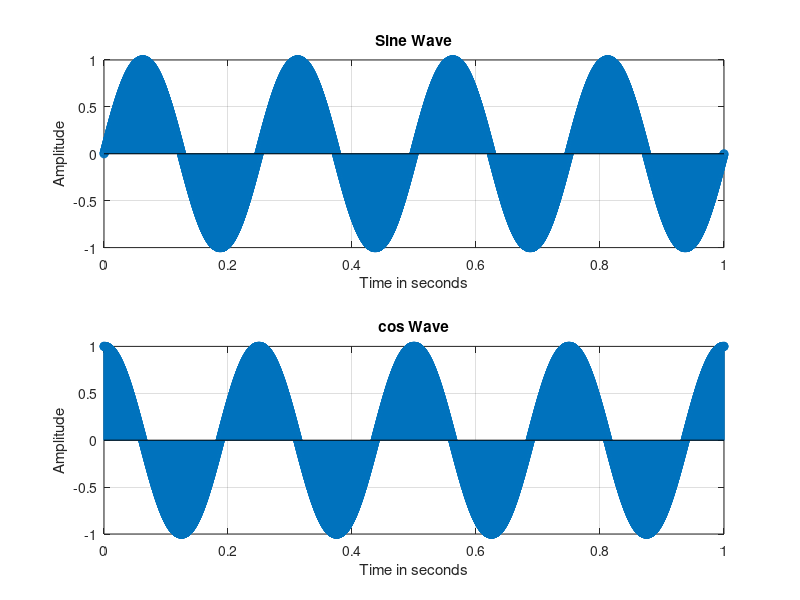

This figure's MATLAB source:
clc;
clear all;
close all;
%Write a program on how we can generate a simple Sin wave and Cose and how 
%we can stem it in 2D 
Fs=4000; %Sampling Frequency
Ts=1/Fs;
t=0:Ts:1;
f=4; %Frequency
%for sin wave
X=sin(2*pi*f*t);
subplot(2,1,1);
stem(t,X);
xlabel('Time in seconds');
ylabel('Amplitude');
title('Sine Wave');
grid on;
%for cos wave
y=cos(2*pi*f*t);
subplot(2,1,2);
stem(t,y);
xlabel('Time in seconds');
ylabel('Amplitude');
title('cos Wave');
grid on;
